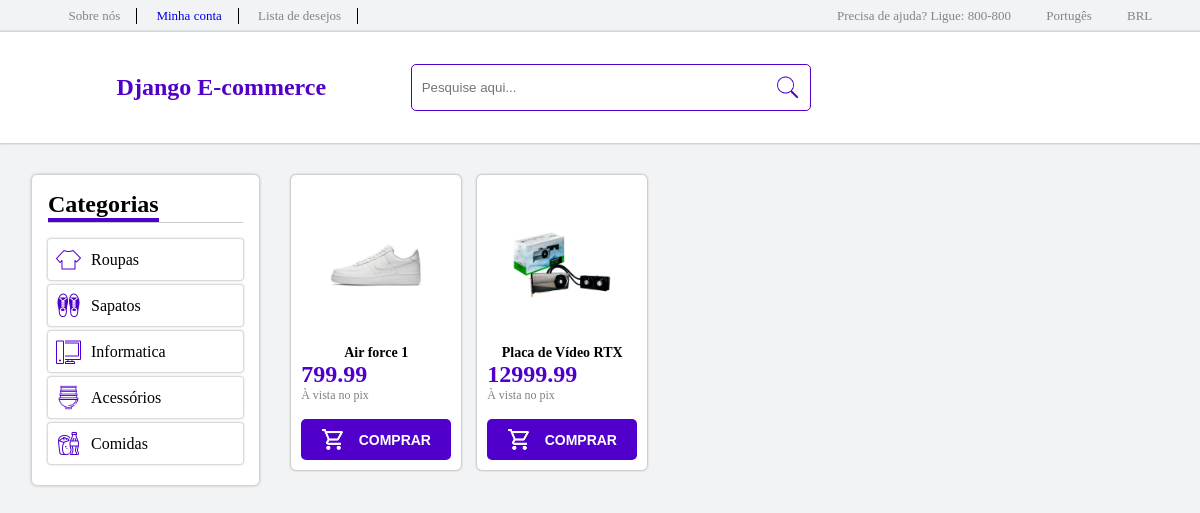
The page / on the database its author committed.
### products/models.py (models this page shows, shortened)
class Product(models.Model):
    title = models.CharField(max_length=100)
    description = models.CharField(max_length=100)
    price = models.DecimalField(max_digits=9, decimal_places=2)
    quantity = models.IntegerField()
    image = models.ImageField(upload_to="uploads/", null=True, blank=True)
    tags = models.CharField(max_length=100)

### app/views.py (the view)
# urls.py: path("", index),
def index(request):
    Context = {}
    Context['product'] = Product.objects.all()
    return render(request, "index.html", Context)

### app/templates/index.html (shortened to what this page needs)
{% load static %}
<!DOCTYPE html>
<html lang="pt-br">
<head>
    <link rel="stylesheet" type="text/css" href="{% static 'css/app.css' %}"/>
</head>
<body>
    <header>
        <nav class="top-header">
            <ul id="account">
                <a><li>Sobre nós</li></a>
                <a href="/login"><li>Minha conta</li></a>
                <a><li>Lista de desejos</li></a>
            </ul>
            <ul>
                <a><li>Precisa de ajuda? Ligue: 800-800</li></a>
                <a><li>Portugês</li></a>
                <a><li>BRL</li></a>
            </ul>
        </nav>
        <nav class="mid-header">
            <a style="text-decoration: none; margin: auto;"href="/"><h1 style="margin: auto;color: #5000ca;">Django E-commerce</h1></a>
            <div class="search">
                <input placeholder="Pesquise aqui..." id="search" type="text">
                <div id="icon" style="background-image: url('{% static 'images/search.png' %}');"></div>
            </div>
        </nav>
    </header>
    <main>
        <section class="first">
            <aside>
                <h2>Categorias</h2>
                <ul>
                    <a href="/category/clothes"><li><div id="icon" style="background-image: url('{% static 'images/clothes.png' %}');"></div><span>Roupas</span></li></a>
                    <a href="/category/shoes"><li><div id="icon" style="background-image: url('{% static 'images/shoes.png' %}');"></div><span>Sapatos</span></li></a>
                    <a href="/category/tech"><li><div id="icon" style="background-image: url('{% static 'images/tech.png' %}');"></div><span>Informatica</span></li></a>
                    <a href="/category/acessories"><li><div id="icon" style="background-image: url('{% static 'images/acessories.png' %}');"></div><span>Acessórios</span></li></a>
                    <a href="/category/food"><li><div id="icon" style="background-image: url('{% static 'images/food.png' %}');"></div><span>Comidas</span></li></a>
                </ul>
            </aside>
            <article>
                {% for item in product %}
                    <div class="product">
                        <div style="background-image: url('/{{item.image}}');" class="image"></div>
                        <h3>{{item.title}}</h3>
                        <span>{{item.price}}</span>
                        <p style="margin-bottom: 1rem; font-size: 12px; color: gray;">À vista no pix</p>
                        <button><div id="icon" style="background-image: url('{% static 'images/cart.png' %}');"></div><span id="text">COMPRAR</span></button>
                    </div>
                {% endfor %}
            </article>
        </section>
    </main>
</body>
</html>

### staticfiles/css/app.css (style rules this page uses)
* { margin: 0px; padding: 0px; }
header .top-header { padding: 0.5rem; font-size: 13px; color: #7F858D; display: grid; grid-template-columns: repeat(3, 1fr); }
header .top-header ul { margin: 0px auto; }
header .top-header ul li { list-style-type: none; display: inline-block; padding: 0px 1rem; }
header .top-header ul#account li { border-right: 1px solid black; }
header .mid-header { background-color: white; display: grid; padding: 2rem; text-align: center; grid-template-columns: repeat(3, 1fr); box-shadow: 0px 0px 2px 1px rgba(0,0,0,.2); }
header .mid-header #search { border-style: none; margin:auto 0px; }
header .mid-header .search { position: relative; border: 1px solid #5000ca; padding: 10px; width: 100%; display: grid; grid-template-columns: 1fr 25px; border-radius: 5px; }
header .mid-header .search #icon { width: 25px; height: 25px; background-size: 100%; background-position: center; background-repeat: no-repeat; }
main .first { display: grid; grid-template-columns: 20% 80%; padding: 2rem; height: calc(100vh - 13rem + 1px); }
main aside { box-shadow: 0px 0px 3px 1px rgba(0,0,0,.2); border-radius: 5px; padding: 1rem; height: fit-content; background-color: white; }
main aside a { color: black; text-decoration: none; margin: auto; }
main aside h2 { border-bottom: 4px solid #5000ca; width: fit-content; }
main aside ul { padding-top: 1rem; width: 100%; border-top: 1px solid rgba(0,0,0,.2); }
main aside ul li #icon { width: 25px; height: 25px; background-size: 100%; background-position: center; background-repeat: no-repeat; }
main aside ul li { display: grid; grid-template-columns: 35px 1fr; list-style-type: none; padding: .5rem; box-shadow: 0px 0px 2px 1px rgba(0,0,0,.2); margin-bottom: 5px; border-radius: 3px; }
main aside ul span { margin: auto 0px; }
main article { padding: 0px 2rem; display: grid; grid-template-columns: repeat(5, calc(170px + 1rem)); }
main article .product { background-color: white; width: 150px; height: fit-content; margin-bottom: 1rem; padding: 10px; border-radius: 5px; box-shadow: 0px 0px 2px 1px rgba(0,0,0,.2); }
main article .product .image { width: 100px; height: 150px; background-size: 100%; background-repeat: no-repeat; background-position: center; margin: 5px auto; }
main article .product h3 { text-align: center; font-size: 14px; max-height: 1rem; overflow: hidden; }
main article .product span { color: #5000ca; font-size: 1.5rem; font-weight: bolder; width: max-content; }
main article .product button { width: 100%; padding: 0.5rem; border-radius: 5px; background-color: #5000ca; border-style: none; color: white; font-weight: bolder; display: flex; }
main article .product #text { color: white; font-size: 14px; margin: auto auto; }
main article .product #icon { width: 25px; height: 25px; background-size: 100%; background-position: center; background-repeat: no-repeat; margin: 0px 0px 0px auto; }
body { background-color: #F2F3F4; }

### rows shown on the page
Product: image (picture), title "Air force 1", price "799.99"
Product: image (picture), title "Placa de Vídeo RTX…", price "12999.99"
